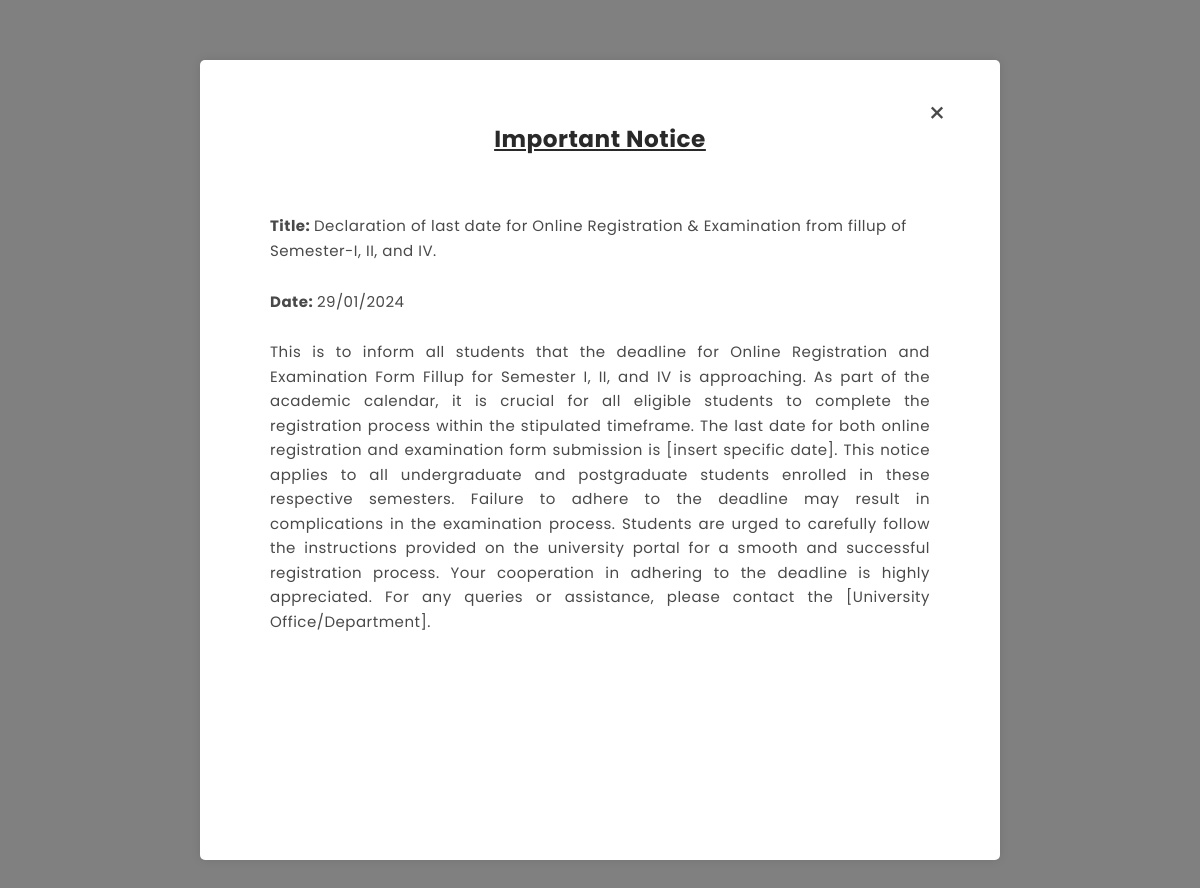
Screenshot of /view_notice.php?nid=1 with the database file from the repository.
### tables this page shows
CREATE TABLE `notice` (
  `id` int(11) NOT NULL,
  `title` text NOT NULL,
  `des` longtext NOT NULL,
  `date` varchar(225) NOT NULL,
  `time` time NOT NULL
);

### show_notices.php (called while the page is built, shortened)
<?php
    include 'db/db_connect.php';
    $sql = "SELECT `id`, `title`, `des`, `date` FROM `Notice`;";
    $stmt = mysqli_prepare($conn, $sql);
    if (!mysqli_stmt_execute($stmt)) {
        mysqli_stmt_error($stmt);
    } else {
        $result = mysqli_stmt_get_result($stmt);
    }

### view_notice.php (the view, shortened to what this page needs)
<?php
include 'show_notices.php';
?>
<!DOCTYPE html>
<html lang="en">
<head>
    <link rel="stylesheet" href="css/bootstrap.css" media="screen" >
    <link rel="stylesheet" href="css/font-awsome.css">
    <link rel="stylesheet" href="css/dashboard.css">
</head>
<body class="top-navbar-fixed" style="background-color: grey;">
    <div class="container" style="padding-top: 30px; position: relative;">
        <a href="home.php"><button type="button" class="close-button" style="position: absolute; top: 30px; right: 5px; background: none; border: none; font-size: 28px; cursor: pointer;">&times;</button></a>
        <div class="notice" >
            <h3><u><b>Important Notice</b></u></h3>
            <?php
                $notice_id = $_GET['nid'];
                while ($row = mysqli_fetch_assoc($result)) {
                    if ($row['id'] == $notice_id) { ?>
                        <p class="notice-title" style="padding-left: 50px; font-size: 15px;"><b>Title: </b><span><?php echo htmlentities($row["title"]); ?></span></p>
                        <p class="notice-date" style="padding-left: 50px; font-size: 15px;"><b>Date: </b><span><?php echo htmlentities(date('d/m/Y', strtotime($row['date']))); ?></span></p>
                        <p style="padding-left: 50px; font-size: 15px; padding-right: 50px; text-align: justify;"><?php echo htmlentities($row["des"]); ?></p>
                        <?php
                    }
                }
            ?>
        </div>
    </div>
</body>
</html>

### view_notice.php (style rules this page uses)
.container { background-color: #fff; height: 800px; width: 800px; max-height: 100%; padding: 20px; margin-top: 5%; margin-bottom: 5%; border-radius: 5px; box-shadow: 0 0 10px rgba(0, 0, 0, 0.1); }
h3 { text-align: center; padding-bottom: 50px; }

### rows the page displays
notice: title "Declaration of last date for Online Registration & Examination from fillup of Semester-I, II, and IV.", date "29/01/2024", des "This is to inform all students that the deadline for Online Registration and Examination Form Fillup for Semester I, II, and IV is approaching. As part of the academic calendar, it is crucial for all eligible students to complete the registration process within the stipulated timeframe. The last date for both online registration and examination form submission is [insert specific date]. This notice applies to all undergraduate and postgraduate students enrolled in these respective semesters. Failure to adhere to the deadline may result in complications in the examination process. Students are urged to carefully follow the instructions provided on the university portal for a smooth and…"
